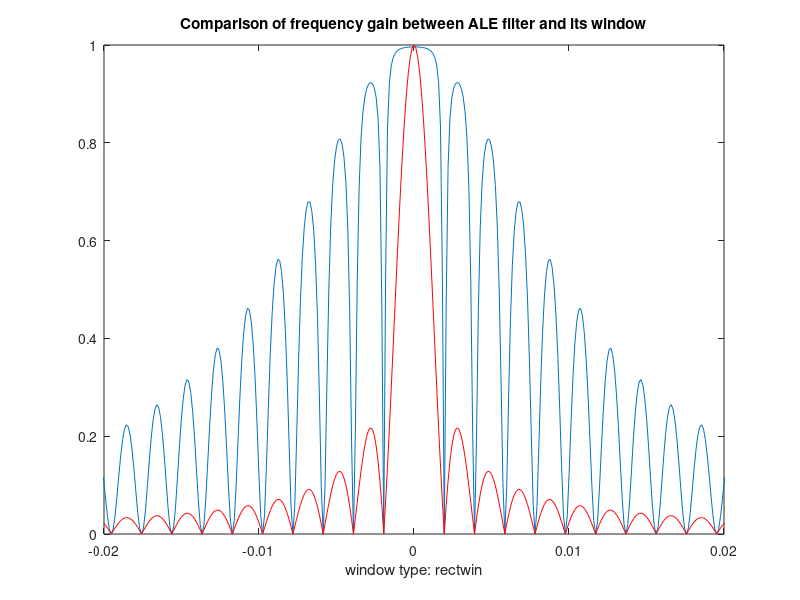
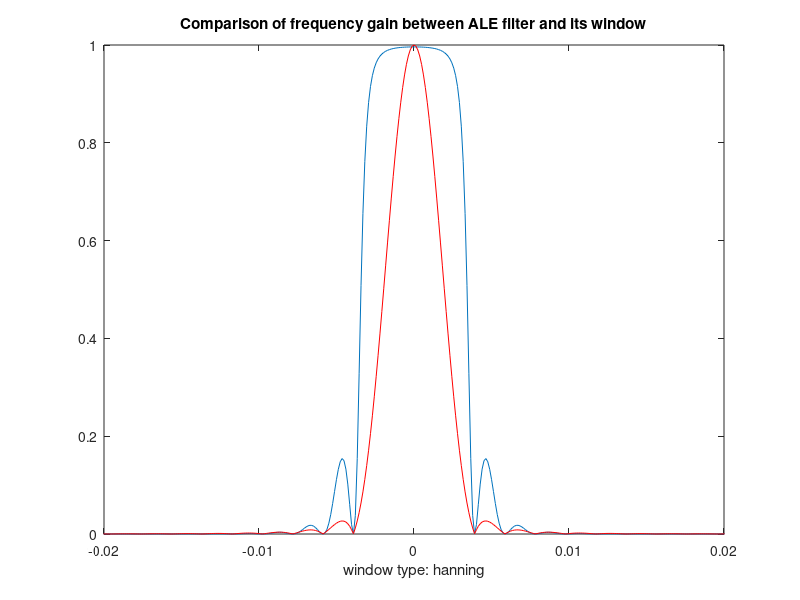
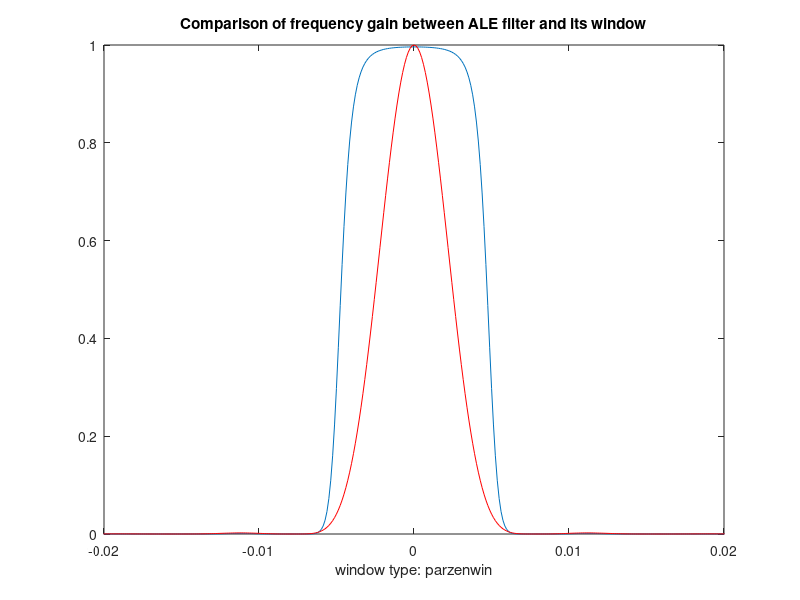
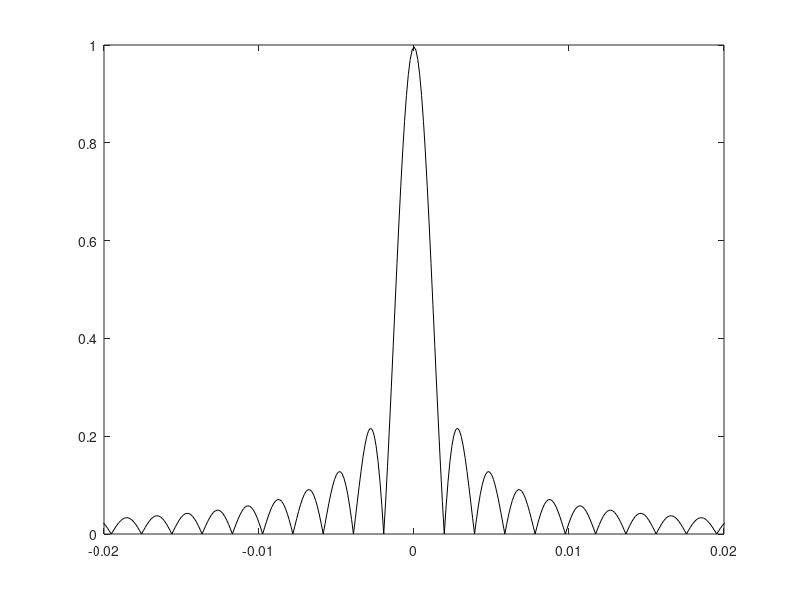

These charts were generated, in order, by the following MATLAB code:
%evaluation of theoretical frequency gain of ALE filter
%evaluation1 window type comparison: rectwin hanning parzenwin
clc
clear

Nwind = 512;
Nfft = 16*Nwind;
SNR = 1;

%rectwin
windowname = 'rectwin';
w = feval(windowname,Nwind);
w = w/sum(w);
W = fftshift(fft(w,Nfft));
H_abs = (0.5*SNR*Nwind*W.*conj(W))./(1+0.5*SNR*Nwind*W.*conj(W));
f = [-(Nfft/2):1:(Nfft/2-1)]/Nfft;
figure
plot(f,H_abs)
hold on
plot(f,abs(W),'r')
title('Comparison of frequency gain between ALE filter and its window')
xlabel(['window type: ',windowname])
axis([-0.02 0.02 0 1])

%hanning
windowname = 'hanning';
w = feval(windowname,Nwind);
w = w/sum(w);
W = fftshift(fft(w,Nfft));
H_abs = (0.5*SNR*Nwind*W.*conj(W))./(1+0.5*SNR*Nwind*W.*conj(W));
f = [-(Nfft/2):1:(Nfft/2-1)]/Nfft;
figure
plot(f,H_abs)
hold on
plot(f,abs(W),'r')
title('Comparison of frequency gain between ALE filter and its window')
xlabel(['window type: ',windowname])
axis([-0.02 0.02 0 1])

%parzenwin
windowname = 'parzenwin';
w = feval(windowname,Nwind);
w = w/sum(w);
W = fftshift(fft(w,Nfft));
H_abs = (0.5*SNR*Nwind*W.*conj(W))./(1+0.5*SNR*Nwind*W.*conj(W));
f = [-(Nfft/2):1:(Nfft/2-1)]/Nfft;
figure
plot(f,H_abs)
hold on
plot(f,abs(W),'r')
title('Comparison of frequency gain between ALE filter and its window')
xlabel(['window type: ',windowname])
axis([-0.02 0.02 0 1])

%diric -sanc
f = [-(Nfft/2):1:(Nfft/2-1)]/Nfft;
Diric_abs = abs(diric(2*pi*f,Nwind));
H_abs = (0.5*SNR*Nwind*Diric_abs)/(1+0.5*SNR*Nwind);
figure
plot(f,(H_abs),'k')
axis([-0.02 0.02 0 1])